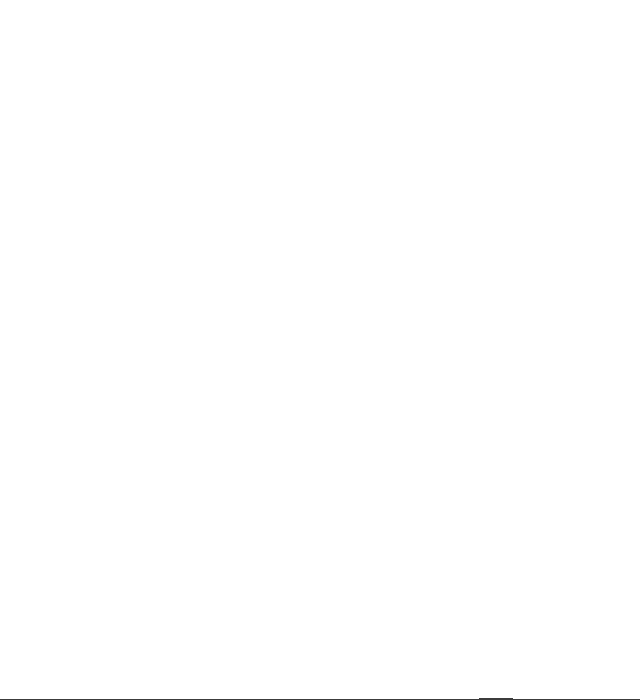
Frame 1 (no input)
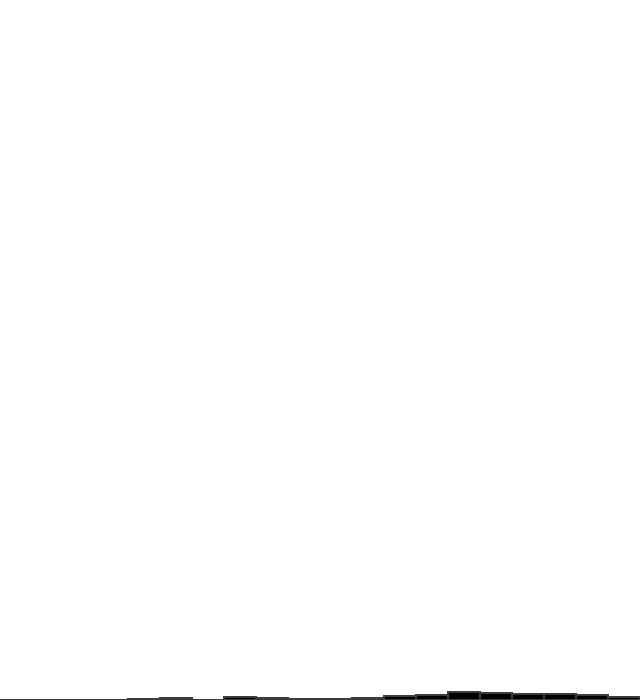
Frame 60 (no input)
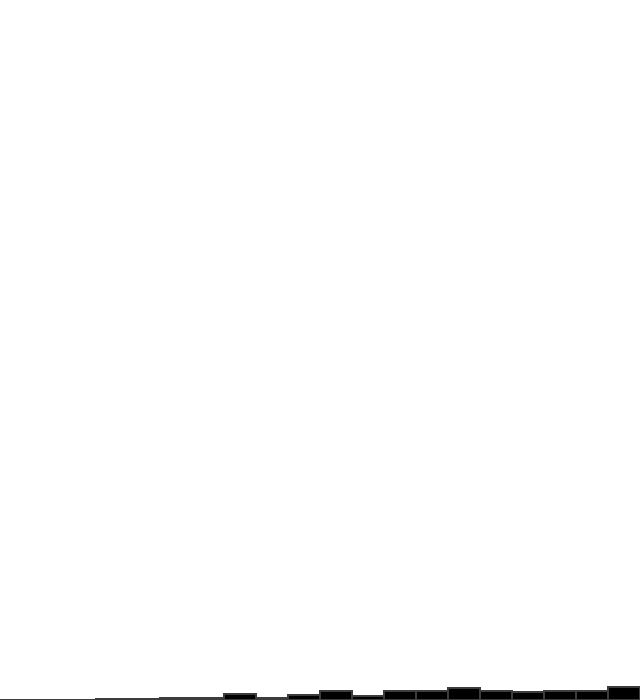
Frame 120 (the mouse pressed at the canvas centre since frame 60)

The p5.js sketch that drew these frames (run headless with seeded random() and noise() and a simulated clock; from frame 60 on, the mouse is pressed at the canvas centre):

// p5.js sketch
// ── sketch.js
/// <reference types="p5/global"/>

let columns = [];
const size = 20;

function setup() {
    createCanvas(640, 700);
    background(255);
    for (let i = 0; i < size; i++) {
        columns[i] = 0;
    }
}

function getIndex() {
    while (true) {
        const r1 = floor(random(1,21));
        const r2 = floor(random(1,21));
        if (r2 < r1) {
            return r1;
        }
    }
}

function draw() {
    const index = getIndex();
    columns[index]++;

    let w = width / size;
    fill(0);
    stroke(60);
    strokeWeight(2);
    for (let i = 0; i < size; i++) {
        rect(i * w, height - columns[i], w, columns[i]);
    }
}
